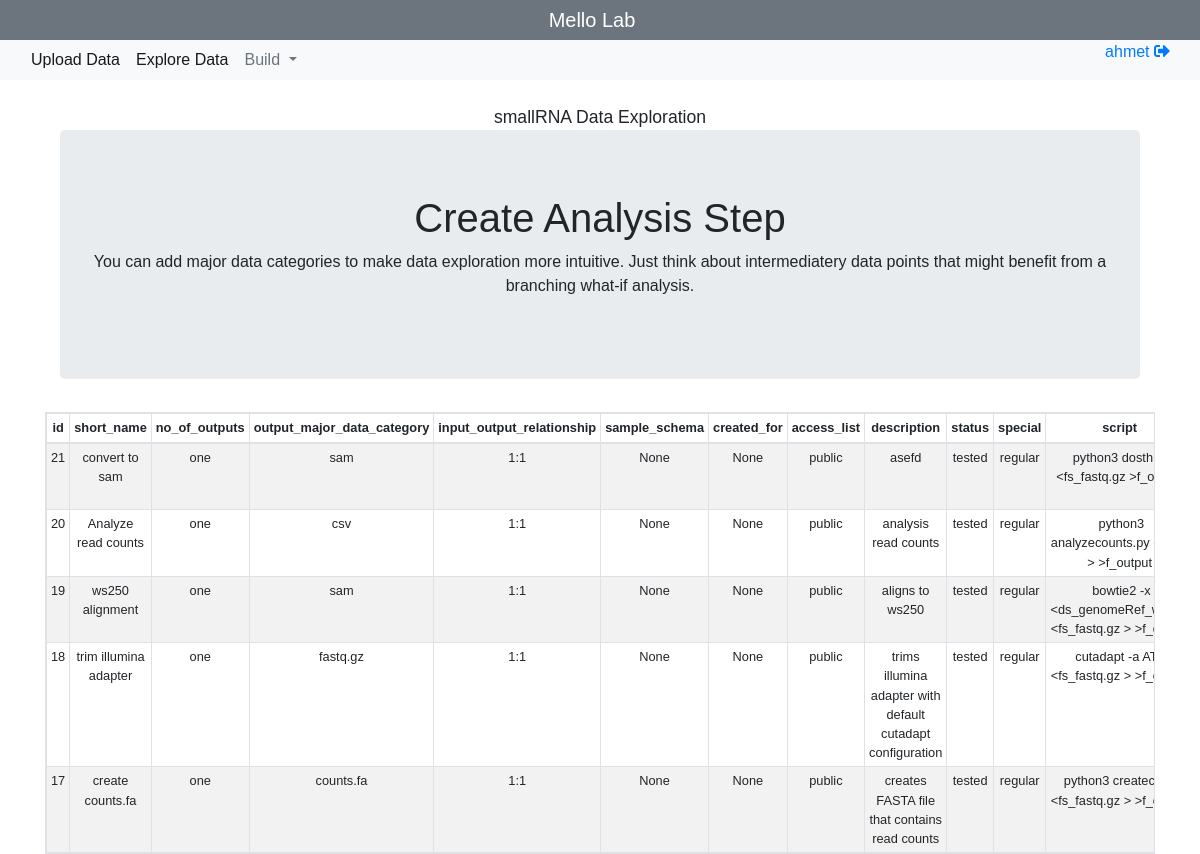
/add/step (signed in), run on an earlier commit of the app's database.
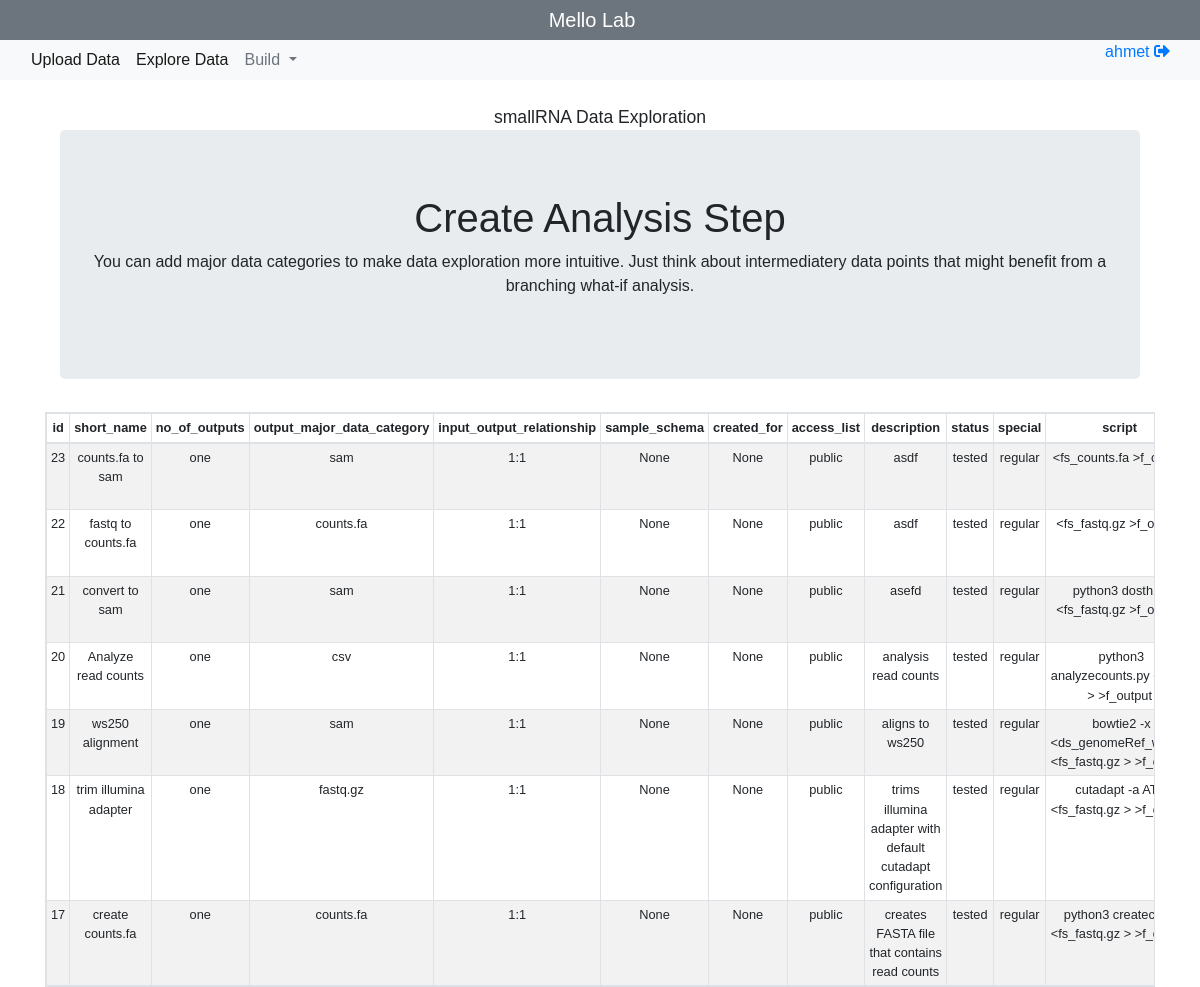
And on a later commit of the database.
### manager/models.py (models this page shows)
class MainConfiguration(models.Model):
    team_name = models.CharField(max_length=64)
    intro_message = models.CharField(max_length=256)
    cpu_ratio = models.DecimalField(max_digits=3, decimal_places=2)
    ram_ratio = models.DecimalField(max_digits=3, decimal_places=2)
    key_value = models.TextField()
    created_on = models.DateTimeField(auto_now=True)

class CustomUser(AbstractUser):
    CHOICES = ((role, role) for role in ('bioinformatician', 'scientist', 'intern', 'other', 'boss'))
    created_on = models.DateTimeField(auto_now=True)
    role = models.CharField(choices=CHOICES, max_length=128, default=None, blank=True, null=True)
    credit = models.PositiveSmallIntegerField( default=None, blank=True, null=True)
    special = models.CharField(max_length=128, default=None, blank=True, null=True)
    score = models.CharField(max_length=128, default=None, blank=True, null=True)
    key_value = models.TextField(default=None, blank=True, null=True)

class Step(models.Model):
    USERS = ((user,user) for user in CustomUser.objects.values_list('username', flat=True) if user != 'admin')
    DATA_CATEGORIES = ((category,category) for category in MajorDataCategory.objects.values_list('category', flat=True))
    ACCESS = ((access, access) for access in ('public', 'private'))
    STATUS = ((status, status) for status in ('tested', 'experimental'))
    SPECIAL = ((special, special) for special in ('regular', 'upload', 'other'))
    NO_OF = ((no_of, description) for description, no_of in (('one output', 'one'), ('many outputs of the same kind', 'many')))
    RELATIONSHIP = ((relation, description) for description, relation in (('1 input file for 1 output', '1:1'), ('1 input file processed for many outputs', '1:*'), ('many input files for 1 output', '*>1'), ('many input files processed together for many outputs', '*>*'), ('Each input file corresponds to an individual output', '*:*')))
    short_name = models.CharField(max_length=64, unique=True)
    no_of_outputs = models.CharField(max_length=64, choices=NO_OF)
    output_major_data_category = models.CharField(max_length=128, choices=DATA_CATEGORIES)
    input_output_relationship = models.CharField(max_length=128, choices=RELATIONSHIP)
    sample_schema = models.CharField(max_length=256, blank=True, null=True)
    created_for = models.CharField(max_length=256, choices=USERS, blank=True, null=True)
    access_list = models.CharField(max_length=2048, choices=ACCESS)
    description = models.CharField(max_length=2048)
    status = models.CharField(max_length=256, choices=STATUS)
    special = models.CharField(max_length=256, choices=SPECIAL)
    script = models.TextField()
    created_by = models.CharField(max_length=256)
    subfolder_path = models.CharField(max_length=256)
    dependencies = models.TextField()
    input_major_data_category = models.CharField(max_length=128)
    minor_data = models.CharField(max_length=256)
    score = models.CharField(max_length=256)
    key_value = models.CharField(max_length=256)
    created_on = models.DateTimeField(auto_now=True)

### manager/views.py (the view, shortened to what this page needs)
# urls.py: url(r'^add/step$', manager_views.createStep, name='createStep'),
@login_required
def createStep(request):
    render_dict = getConfigDict(request)
    form = StepForm
    render_dict['step_form']=form(initial={'access_list': 'public', 'status':'tested', 'special':'regular', 'no_of_outputs':'one'})
    step_fields = ['short_name', 'created_for', 'access_list', 'description', 'status', 'special', 'created_by']
    render_dict['steps'] = Step.objects.all().values()[::-1]
    render_dict['step_fields'] = [str(curr).split('.')[-1] for curr in Step._meta.get_fields()]
    return render(request, 'addStep.html', render_dict)

### manager/views.py (called while the page is built)
def getConfigDict(request):
    render_dict = {'user':request.user, 'no_of_samples':0}
    render_dict['data_categories'] = list(MajorDataCategory.objects.values_list('category', flat=True))
    render_dict['upload_steps'] = serializers.serialize('json', Step.objects.filter(special='upload'))
    render_dict['steps'] = serializers.serialize('json', Step.objects.all())
    render_dict['data_points'] = serializers.serialize('json', DataPoint.objects.filter(created_by=request.user.username))
    last = MainConfiguration.objects.last()
    if last:
        system_config = model_to_dict(last)
        for key in ['team_name', 'intro_message']:
            render_dict[key] = system_config[key]
    return render_dict

### manager/templates/addStep.html (shortened to what this page needs)
{% extends 'templates/master.html' %}
{% load static %}
	{% block body %}
	<div class="container">
		<div class="jumbotron">
			<h1>Create Analysis Step</h1>
			<p>You can add major data categories to make data exploration more intuitive. Just think about intermediatery data points that might benefit from a branching what-if analysis.</p>
			<div class="row">
				<div class="col-md-12">
				</div>
			</div>
		</div>
		<div class="col-md-12 text-center">
		</div>
	</div>
	<table class="table table-responsive table-bordered table-striped text-center" align='center' style="margin: 0 auto !important;width: 100% !important; ">
		<thead>
			<tr>
		    {% for field in step_fields %}
				<th style="font-size:.8em" class='m-0 p-1'>
					{{field }}
				</th>
				{% endfor %}
			</tr>
		</thead>
		<tbody>
			{% for step in steps %}
			<tr>
				{% for key,value in step.items %}
					<td style="font-size:.8em" class='m-0 p-1'>
						{{value}}
					</td>
				{% endfor %}
			</tr>
			{% endfor %}
		</tbody>
	</table>
	{% endblock %}

### static/templates/master.html (shortened to what this page needs)
{% load static %}
<!doctype html>
<html lang="en">
  <head>
    <link rel="stylesheet" href="https://maxcdn.bootstrapcdn.com/bootstrap/4.0.0/css/bootstrap.min.css">
    <link rel="stylesheet" href="{% static 'css/custom.css' %}">
    <link rel="stylesheet" href="{% static 'css/bootstrap2-toggle.min.css' %}">
  </head>
  <body style="font-family:sans-serif">
    <div class="fluid-container">
      <nav class="navbar navbar-expand-sm navbar-dark bg-secondary justify-content-center p-0 m-0">
        <a class="navbar-brand text-center" href="/"> {{ team_name }} </a>
      </nav>
      <nav class="navbar navbar-expand-sm navbar-light bg-light p-0 mb-4">
        <div class="collapse navbar-collapse justify-content-center" id="navbarSupportedContent">
          <div class="container pl-2">
            <div class="row">
              {% if user.username == "admin" %}
              {% else %}
              <ul class="navbar-nav mr-auto mt-1 mt-lg-0 pt-0">
                <li class="nav-item  active">
                  <a class="nav-link" href="#fileUploadModal" id="navbarDropdown" data-toggle="modal" role="button" aria-haspopup="true" aria-expanded="false">
                    Upload Data
                  </a>
                </li>
                <li class="nav-item  active">
                  <a class="nav-link" href="/" id="navbarDropdown" role="button" aria-haspopup="true" aria-expanded="false">
                    Explore Data
                  </a>
                </li>
                <li class="nav-item dropdown active">
                  <a class="nav-link dropdown-toggle text-secondary" href="#" id="navbarDropdown" role="button" data-toggle="dropdown" aria-haspopup="true" aria-expanded="false">
                    Build
                  </a>
                </li>
              </ul>
              {% endif %}
              <div class="nav-item">
                {% if user.is_authenticated %}
                  <a href="#">
                    {{user.username}} {{ user_rank }}
                  </a>
                  <a href="{% url 'logout' %}">
                    <i class="fas fa-sign-out-alt"></i>
                  </a>
                {% endif %}
              </div>
            </div>
          </div>
        </div>
      </nav>
    </div>
    <div class="text-center">
      <small style="font-size:1.1em">{{ intro_message }}</small>
    <div class="container text-center">
      {% if user.is_authenticated %}
        {% block body %}{% endblock %}
      {% else %}
        <br>
          <div class="jumbotron">
            You need to login to explore your data.
          </div>
      {% endif %}
    </div>
  </body>
</html>

### static/templates/_create_step_modal.html (shortened to what this page needs)
{% load static %}

### static/templates/_create_reference_modal.html (shortened to what this page needs)
{% load static %}

### static/templates/_protocol.html (shortened to what this page needs)
{% load static %}

What changed in the data, as far as the page shows it:
added Step: step "23" "counts.fa to sam" "one" "sam" "1:1" "None" "None" "public" "asdf" "tested" "regular" "<fs_counts.fa…"
added Step: step "22" "fastq to counts.fa" "one" "counts.fa" "1:1" "None" "None" "public" "asdf" "tested" "regular" "<fs_fastq.gz…"
